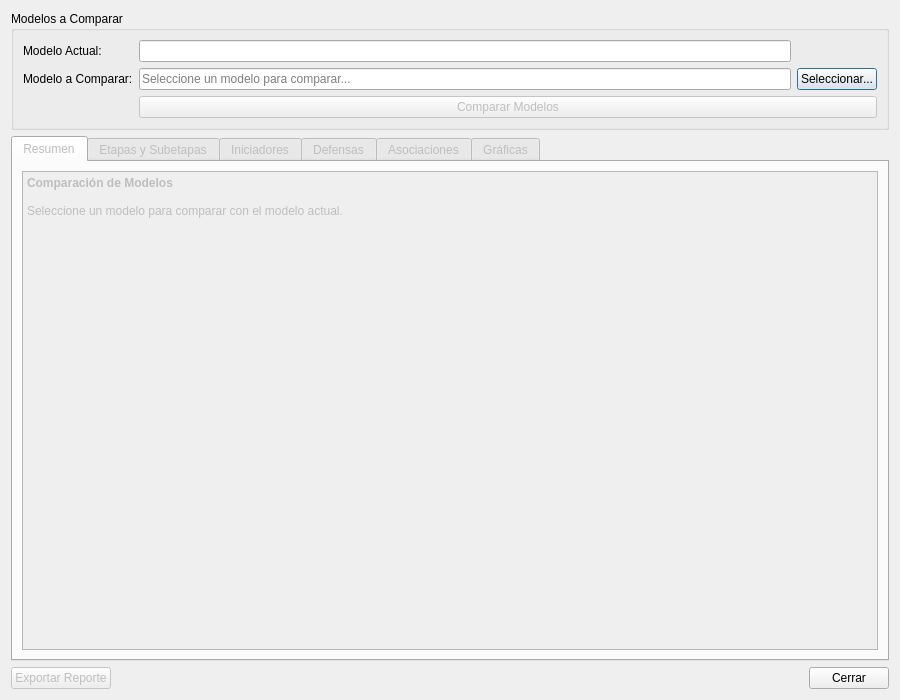
<?xml version="1.0" encoding="UTF-8"?>
<ui version="4.0">
 <class>DlgComparadorModelos</class>
 <widget class="QDialog" name="DlgComparadorModelos">
  <property name="geometry">
   <rect>
    <x>0</x>
    <y>0</y>
    <width>900</width>
    <height>700</height>
   </rect>
  </property>
  <property name="windowTitle">
   <string>Comparador de Modelos</string>
  </property>
  <layout class="QVBoxLayout" name="verticalLayout">
   <item>
    <widget class="QGroupBox" name="groupModelos">
     <property name="title">
      <string>Modelos a Comparar</string>
     </property>
     <layout class="QGridLayout" name="gridLayout">
      <item row="0" column="0">
       <widget class="QLabel" name="lblModeloActual">
        <property name="text">
         <string>Modelo Actual:</string>
        </property>
       </widget>
      </item>
      <item row="0" column="1">
       <widget class="QLineEdit" name="edModeloActual">
        <property name="readOnly">
         <bool>true</bool>
        </property>
       </widget>
      </item>
      <item row="1" column="0">
       <widget class="QLabel" name="lblModeloComparacion">
        <property name="text">
         <string>Modelo a Comparar:</string>
        </property>
       </widget>
      </item>
      <item row="1" column="1">
       <widget class="QLineEdit" name="edModeloComparacion">
        <property name="readOnly">
         <bool>true</bool>
        </property>
        <property name="placeholderText">
         <string>Seleccione un modelo para comparar...</string>
        </property>
       </widget>
      </item>
      <item row="1" column="2">
       <widget class="QPushButton" name="btnSeleccionarModelo">
        <property name="text">
         <string>Seleccionar...</string>
        </property>
       </widget>
      </item>
      <item row="2" column="1" colspan="2">
       <widget class="QPushButton" name="btnComparar">
        <property name="enabled">
         <bool>false</bool>
        </property>
        <property name="text">
         <string>Comparar Modelos</string>
        </property>
       </widget>
      </item>
     </layout>
    </widget>
   </item>
   <item>
    <widget class="QTabWidget" name="tabComparison">
     <property name="enabled">
      <bool>false</bool>
     </property>
     <property name="currentIndex">
      <number>0</number>
     </property>
     <widget class="QWidget" name="tabResumen">
      <attribute name="title">
       <string>Resumen</string>
      </attribute>
      <layout class="QVBoxLayout" name="verticalLayout_2">
       <item>
        <widget class="QTextBrowser" name="txtResumen">
         <property name="html">
          <string>&lt;!DOCTYPE HTML PUBLIC "-//W3C//DTD HTML 4.0//EN" "http://www.w3.org/TR/REC-html40/strict.dtd"&gt;
&lt;html&gt;&lt;head&gt;&lt;meta name="qrichtext" content="1" /&gt;&lt;style type="text/css"&gt;
p, li { white-space: pre-wrap; }
&lt;/style&gt;&lt;/head&gt;&lt;body style=" font-family:'Sans Serif'; font-size:9pt; font-weight:400; font-style:normal;"&gt;
&lt;p style=" margin-top:0px; margin-bottom:0px; margin-left:0px; margin-right:0px; -qt-block-indent:0; text-indent:0px;"&gt;&lt;span style=" font-weight:600;"&gt;Comparación de Modelos&lt;/span&gt;&lt;/p&gt;
&lt;p style="-qt-paragraph-type:empty; margin-top:0px; margin-bottom:0px; margin-left:0px; margin-right:0px; -qt-block-indent:0; text-indent:0px;"&gt;&lt;br /&gt;&lt;/p&gt;
&lt;p style=" margin-top:0px; margin-bottom:0px; margin-left:0px; margin-right:0px; -qt-block-indent:0; text-indent:0px;"&gt;Seleccione un modelo para comparar con el modelo actual.&lt;/p&gt;&lt;/body&gt;&lt;/html&gt;</string>
         </property>
        </widget>
       </item>
      </layout>
     </widget>
     <widget class="QWidget" name="tabEtapas">
      <attribute name="title">
       <string>Etapas y Subetapas</string>
      </attribute>
      <layout class="QVBoxLayout" name="verticalLayout_3">
       <item>
        <widget class="QTableWidget" name="tblEtapas">
         <property name="alternatingRowColors">
          <bool>true</bool>
         </property>
         <property name="sortingEnabled">
          <bool>true</bool>
         </property>
         <column>
          <property name="text">
           <string>Etapa</string>
          </property>
         </column>
         <column>
          <property name="text">
           <string>Subetapas (Actual)</string>
          </property>
         </column>
         <column>
          <property name="text">
           <string>Subetapas (Externo)</string>
          </property>
         </column>
         <column>
          <property name="text">
           <string>Estado</string>
          </property>
         </column>
        </widget>
       </item>
      </layout>
     </widget>
     <widget class="QWidget" name="tabIniciadores">
      <attribute name="title">
       <string>Iniciadores</string>
      </attribute>
      <layout class="QVBoxLayout" name="verticalLayout_4">
       <item>
        <widget class="QTableWidget" name="tblIniciadores">
         <property name="alternatingRowColors">
          <bool>true</bool>
         </property>
         <property name="sortingEnabled">
          <bool>true</bool>
         </property>
         <column>
          <property name="text">
           <string>Código</string>
          </property>
         </column>
         <column>
          <property name="text">
           <string>Nombre (Actual)</string>
          </property>
         </column>
         <column>
          <property name="text">
           <string>Nombre (Externo)</string>
          </property>
         </column>
         <column>
          <property name="text">
           <string>F (Actual)</string>
          </property>
         </column>
         <column>
          <property name="text">
           <string>F (Externo)</string>
          </property>
         </column>
         <column>
          <property name="text">
           <string>C (Actual)</string>
          </property>
         </column>
         <column>
          <property name="text">
           <string>C (Externo)</string>
          </property>
         </column>
         <column>
          <property name="text">
           <string>Etapa</string>
          </property>
         </column>
         <column>
          <property name="text">
           <string>Diferencias</string>
          </property>
         </column>
        </widget>
       </item>
      </layout>
     </widget>
     <widget class="QWidget" name="tabDefensas">
      <attribute name="title">
       <string>Defensas</string>
      </attribute>
      <layout class="QVBoxLayout" name="verticalLayout_5">
       <item>
        <widget class="QTableWidget" name="tblDefensas">
         <property name="alternatingRowColors">
          <bool>true</bool>
         </property>
         <property name="sortingEnabled">
          <bool>true</bool>
         </property>
         <column>
          <property name="text">
           <string>Código</string>
          </property>
         </column>
         <column>
          <property name="text">
           <string>Nombre (Actual)</string>
          </property>
         </column>
         <column>
          <property name="text">
           <string>Nombre (Externo)</string>
          </property>
         </column>
         <column>
          <property name="text">
           <string>Robustez (Actual)</string>
          </property>
         </column>
         <column>
          <property name="text">
           <string>Robustez (Externo)</string>
          </property>
         </column>
         <column>
          <property name="text">
           <string>Diferencias</string>
          </property>
         </column>
        </widget>
       </item>
      </layout>
     </widget>
     <widget class="QWidget" name="tabAsociaciones">
      <attribute name="title">
       <string>Asociaciones</string>
      </attribute>
      <layout class="QVBoxLayout" name="verticalLayout_6">
       <item>
        <widget class="QTableWidget" name="tblAsociaciones">
         <property name="alternatingRowColors">
          <bool>true</bool>
         </property>
         <property name="sortingEnabled">
          <bool>true</bool>
         </property>
         <column>
          <property name="text">
           <string>Iniciador</string>
          </property>
         </column>
         <column>
          <property name="text">
           <string>Defensa</string>
          </property>
         </column>
         <column>
          <property name="text">
           <string>Establecida (Actual)</string>
          </property>
         </column>
         <column>
          <property name="text">
           <string>Establecida (Comp.)</string>
          </property>
         </column>
         <column>
          <property name="text">
           <string>Aplicada (Actual)</string>
          </property>
         </column>
         <column>
          <property name="text">
           <string>Aplicada (Comp.)</string>
          </property>
         </column>
         <column>
          <property name="text">
           <string>Estado</string>
          </property>
         </column>
        </widget>
       </item>
      </layout>
     </widget>
     <widget class="QWidget" name="tabGraficas">
      <attribute name="title">
       <string>Gráficas</string>
      </attribute>
      <layout class="QVBoxLayout" name="verticalLayout_7">
       <item>
        <widget class="QScrollArea" name="scrollAreaGraficas">
         <property name="widgetResizable">
          <bool>true</bool>
         </property>
         <widget class="QWidget" name="scrollAreaWidgetContents">
          <property name="geometry">
           <rect>
            <x>0</x>
            <y>0</y>
            <width>848</width>
            <height>436</height>
           </rect>
          </property>
          <layout class="QVBoxLayout" name="verticalLayout_8">
           <item>
            <widget class="QLabel" name="lblGraficas">
             <property name="text">
              <string>Las gráficas comparativas se generarán aquí.</string>
             </property>
             <property name="alignment">
              <set>Qt::AlignCenter</set>
             </property>
            </widget>
           </item>
          </layout>
         </widget>
        </widget>
       </item>
      </layout>
     </widget>
    </widget>
   </item>
   <item>
    <layout class="QHBoxLayout" name="horizontalLayout">
     <item>
      <widget class="QPushButton" name="btnExportar">
       <property name="enabled">
        <bool>false</bool>
       </property>
       <property name="text">
        <string>Exportar Reporte</string>
       </property>
      </widget>
     </item>
     <item>
      <spacer name="horizontalSpacer">
       <property name="orientation">
        <enum>Qt::Horizontal</enum>
       </property>
       <property name="sizeHint" stdset="0">
        <size>
         <width>40</width>
         <height>20</height>
        </size>
       </property>
      </spacer>
     </item>
     <item>
      <widget class="QPushButton" name="btnCerrar">
       <property name="text">
        <string>Cerrar</string>
       </property>
      </widget>
     </item>
    </layout>
   </item>
  </layout>
 </widget>
 <resources/>
 <connections>
  <connection>
   <sender>btnCerrar</sender>
   <signal>clicked()</signal>
   <receiver>DlgComparadorModelos</receiver>
   <slot>accept()</slot>
   <hints>
    <hint type="sourcelabel">
     <x>849</x>
     <y>669</y>
    </hint>
    <hint type="destinationlabel">
     <x>449</x>
     <y>349</y>
    </hint>
   </hints>
  </connection>
 </connections>
</ui>
